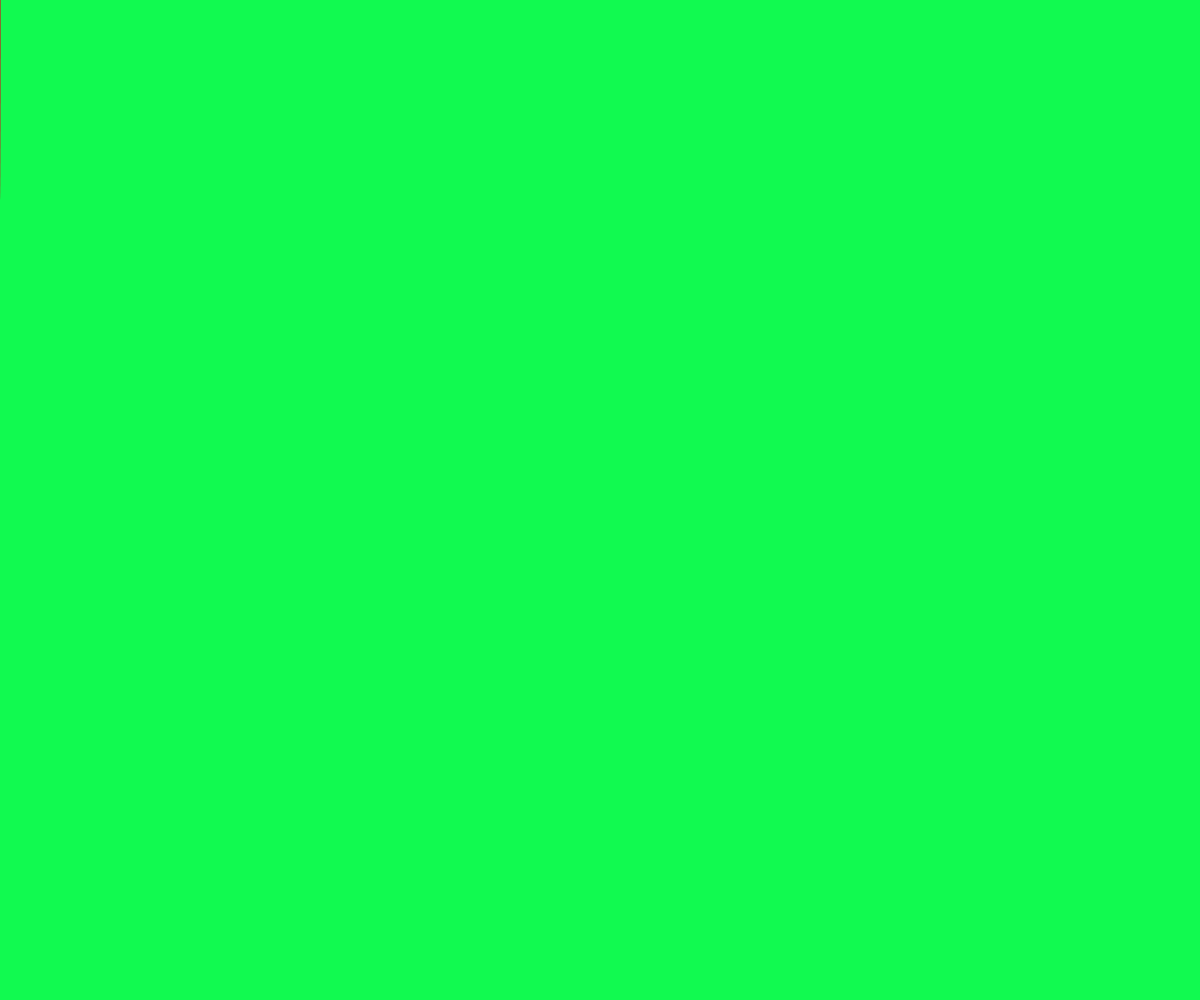
Frame 1 (no input)
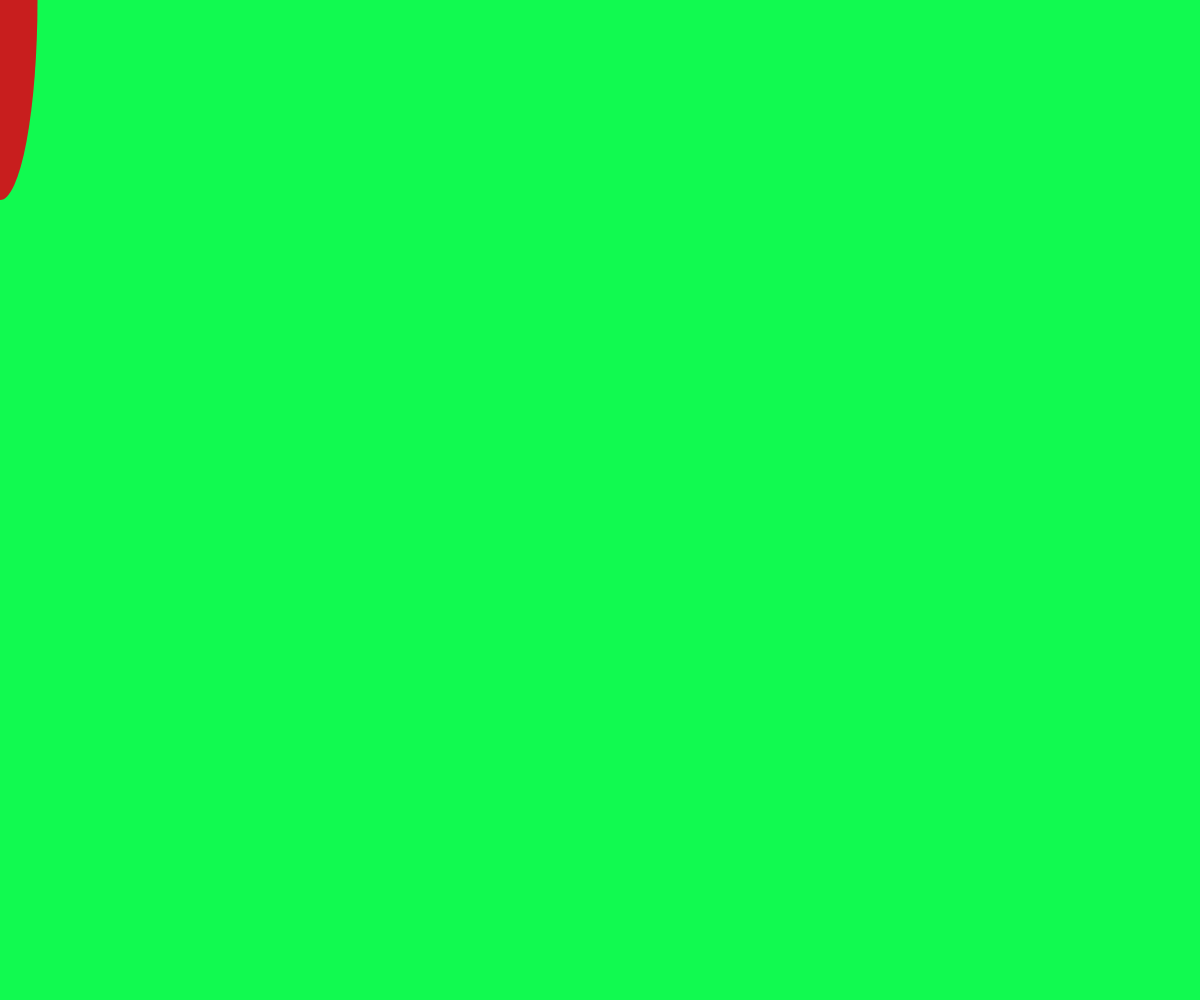
Frame 60 (no input)
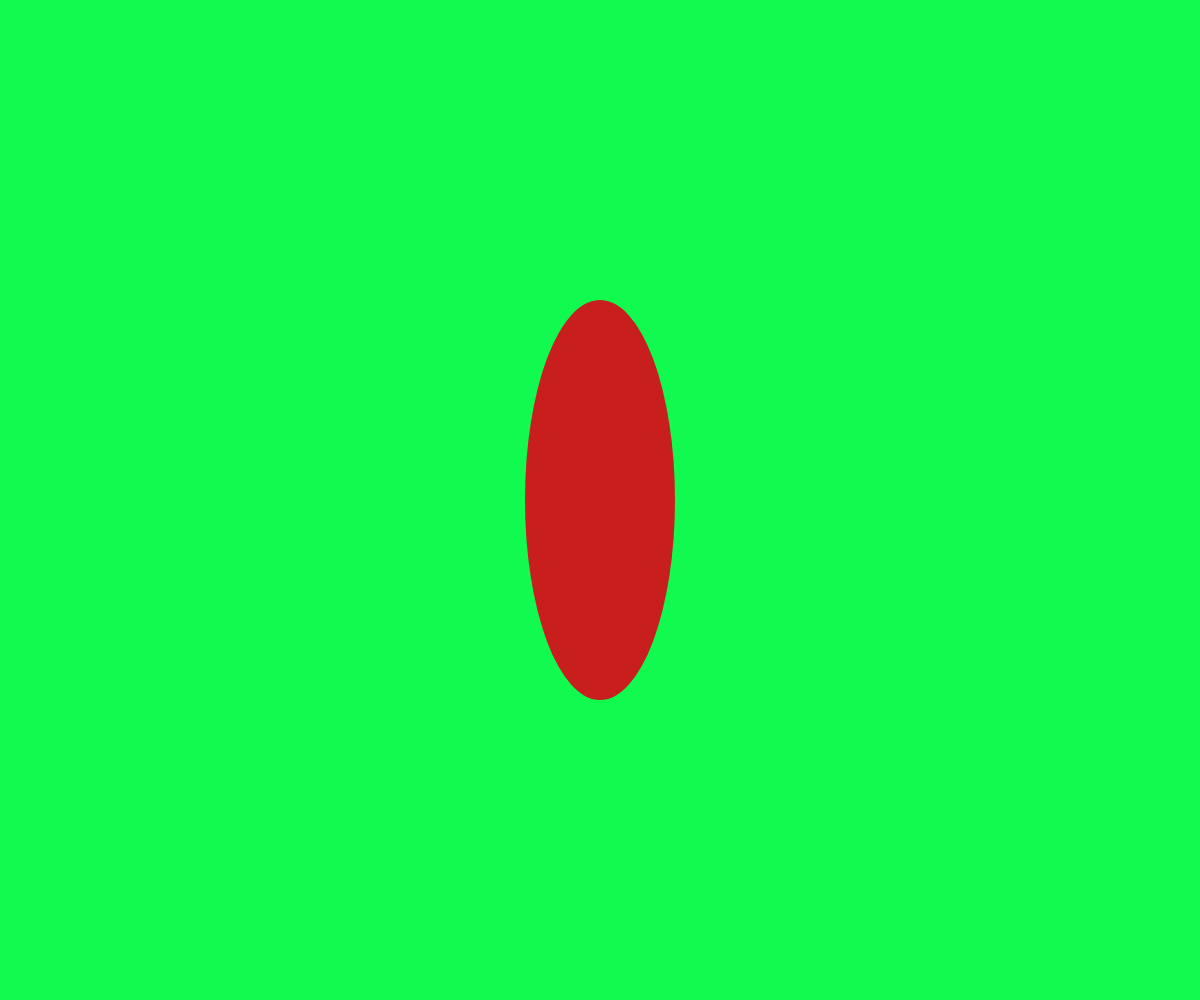
Frame 120 (the mouse pressed at the canvas centre since frame 60)

The p5.js sketch that drew these frames (run headless with seeded random() and noise() and a simulated clock; from frame 60 on, the mouse is pressed at the canvas centre):

// p5.js sketch
// ── sketch.js
let escala = 20;
let t = 'toi buscando a una muje'; // t significa la oracion escrita

function setup() {
  createCanvas(windowWidth, windowHeight); //espacio donde trabajamos
  noStroke(); // figuras, objt, etc., sin delineado

}
function draw() {
  background(17, 250, 80); // canvas verde
  fill(200, 30, 30); // relleno elipse
  ellipse(mouseX, mouseY, 10*frameCount/8, 20*escala); // tamaño y posicion elipse
  
  //rotate(PI / 3.0); // no pude rotar
  if (frameCount > 380) {
    textSize(40);
    textAlign(CENTER);
    fill(17, 250, 80);
    text(t, mouseX, mouseY); // si framecount tiene un valor mayor a 380, escribir referencia tiktok: toi buscando a una muje con las especificaciones de tamaño, alineamiento y color
    
  }
  
  console.log(frameCount); // cuenta frames
  print (mouseIsPressed); // consola me dice si es mouse se presiono
}
